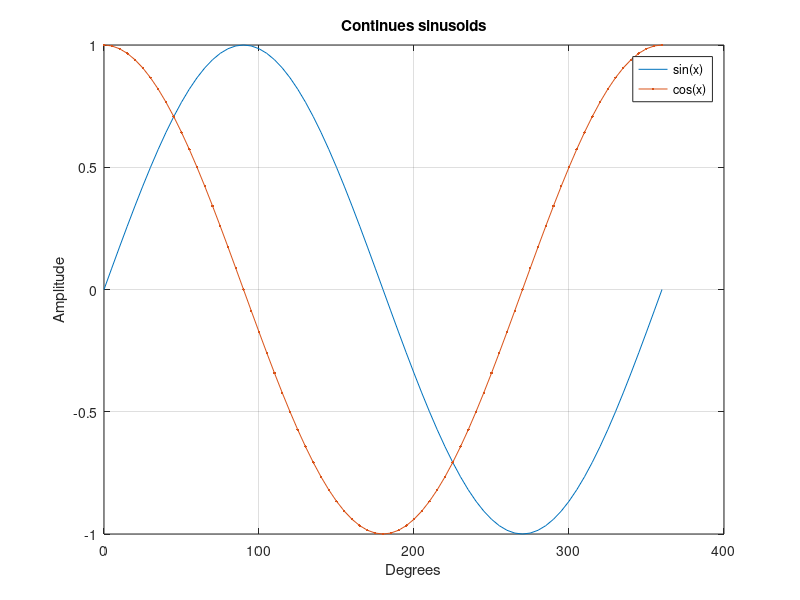

MATLAB code for this plot:
x=0:5:360;
y=sind(x);
g=cosd(x);
plot(x,y,x,g,'. -');legend('sin(x)','cos(x)')
title('Continues sinusoids');
xlabel("Degrees"),ylabel('Amplitude')
grid on ;hold on 

    